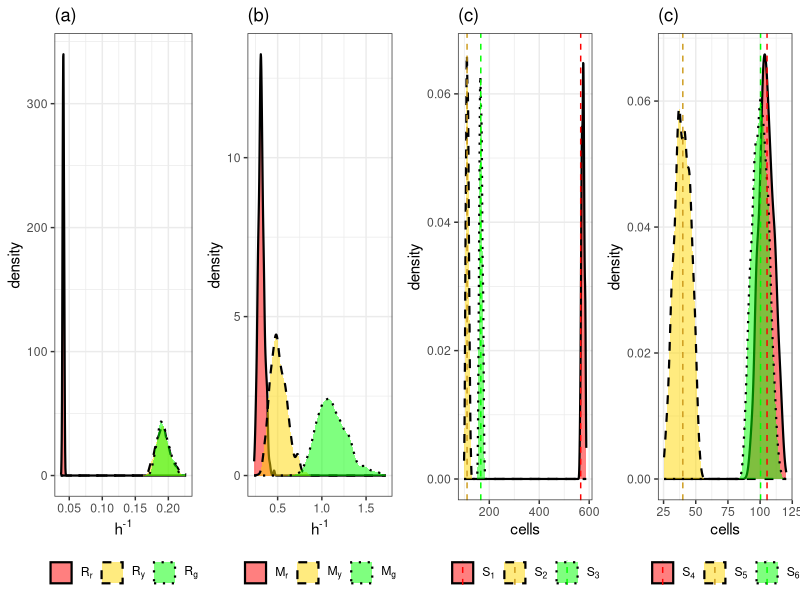
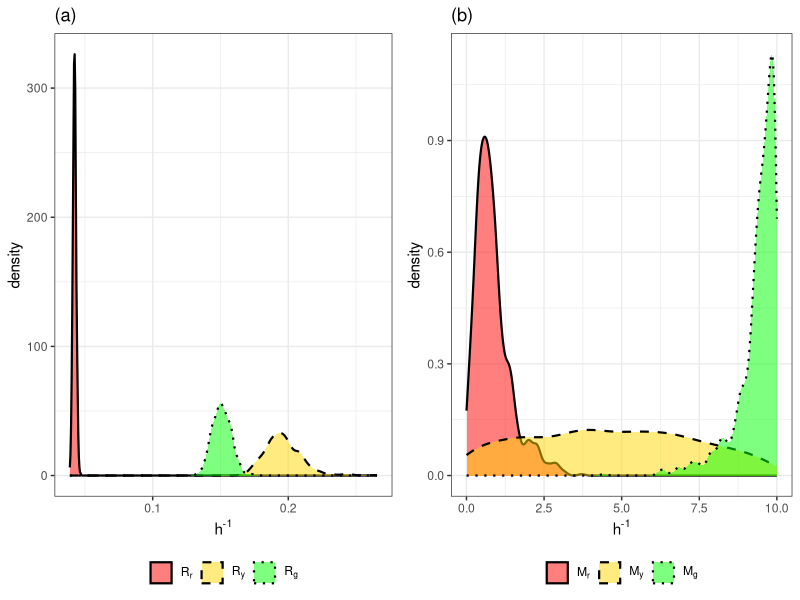
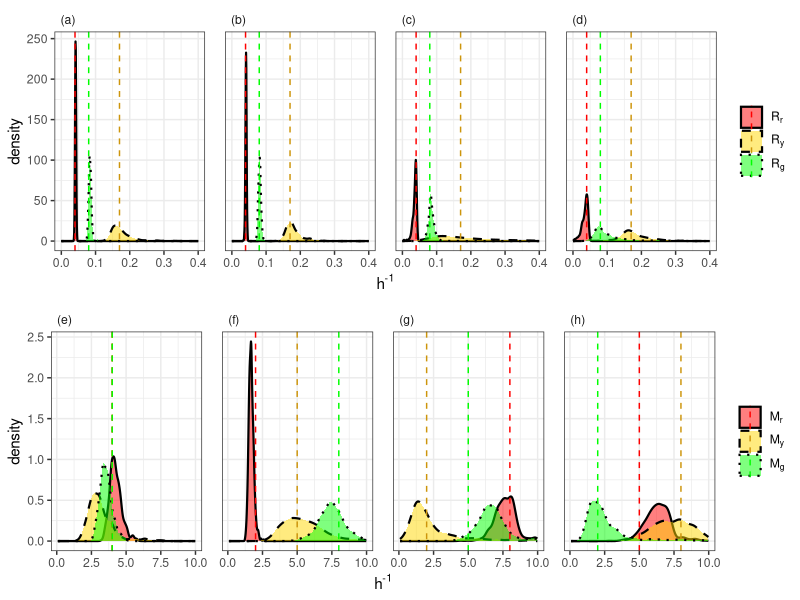
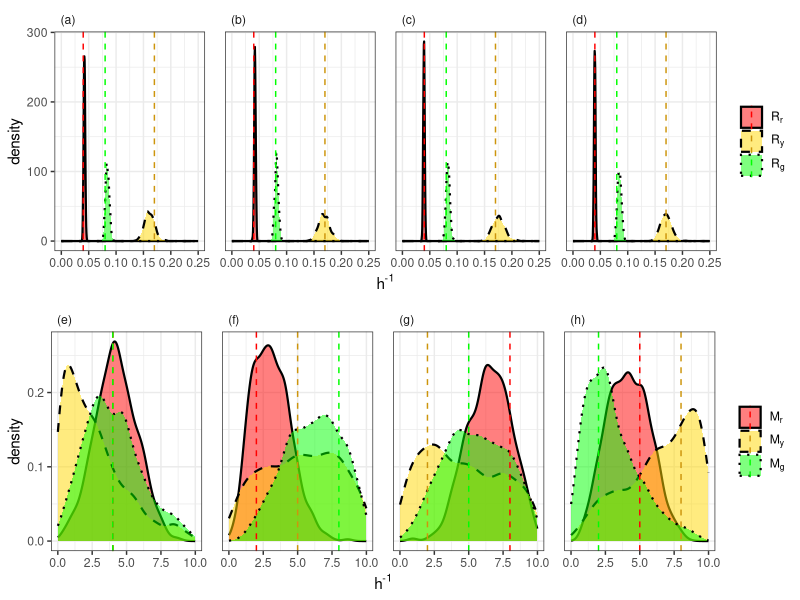
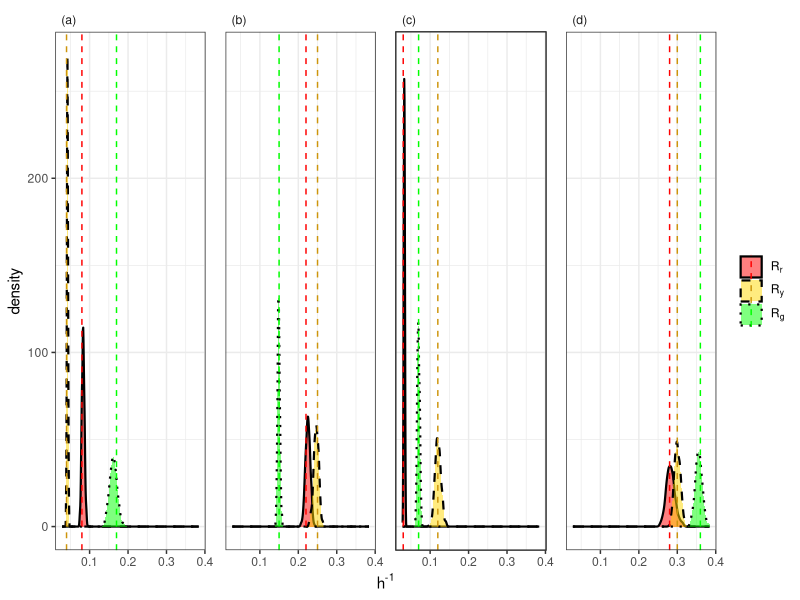
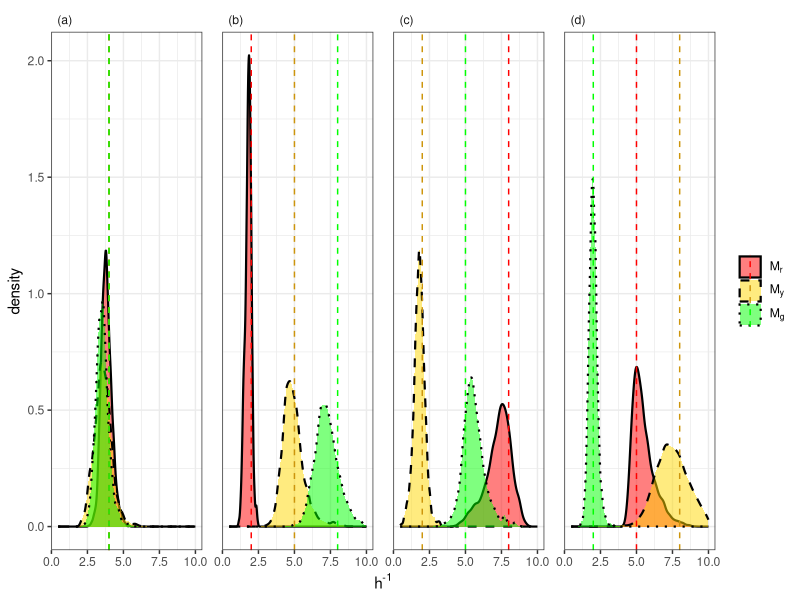
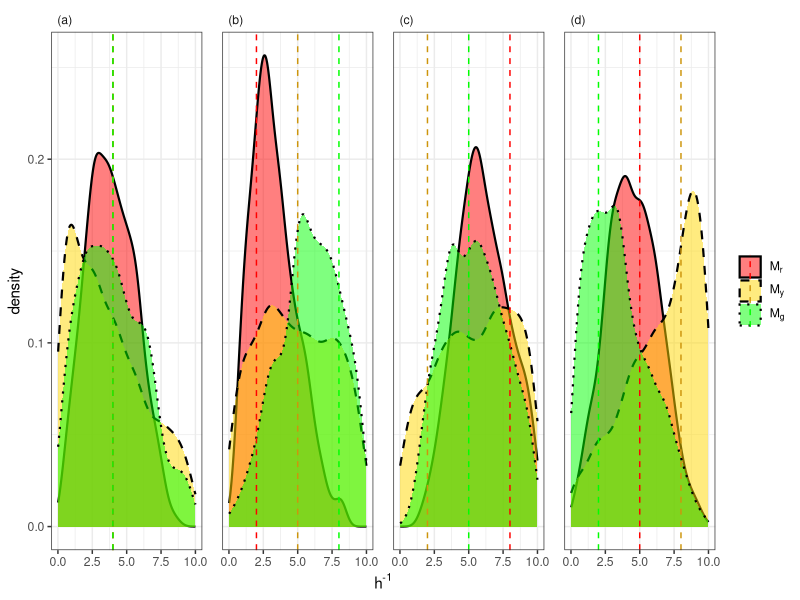
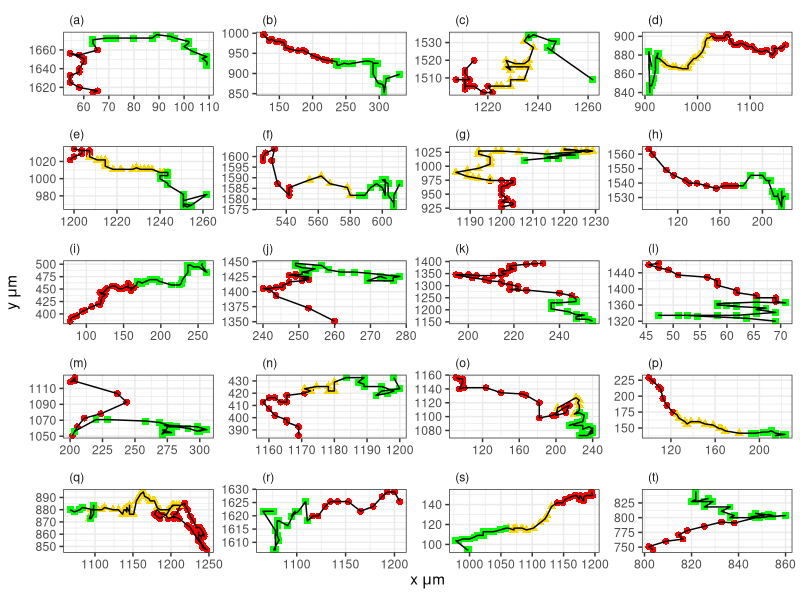

The R script that drew these images, in order:
library(readxl)
library(tidyverse)
library(ggpubr)

#set working directory to the directory of this R file

#load data
Experiment_CellTracking <- read_excel("../Data/SMCABC returned data/SMCABC_DATA.xlsx", sheet = "Experiment_CellTracking")
Experiment_CellDensity <- read_excel("../Data/SMCABC returned data/SMCABC_DATA.xlsx", sheet = "Experiment_CellDensity")
ProliferationData <- read_excel("../Data/SMCABC returned data/SMCABC_DATA.xlsx", sheet = "ProliferationData")
MotilityData <- read_excel("../Data/SMCABC returned data/SMCABC_DATA.xlsx", sheet = "MotilityData")
SixParameterData <- read_excel("../Data/SMCABC returned data/SMCABC_DATA.xlsx", sheet = "SixParameterData")
CellTracking <- read_excel("../Data/DataProcessing/FUCCI_processed.xlsx", sheet = "CellTracking")


#observed summary statistics
Nred <- 566
Nyellow <- 111
Ngreen <- 166
RedDistance <- 105.38626
YellowDistance <- 39.95925
GreenDistance <- 100.36051


#Experiment Plots - Cell Tracking

Experiment_CellTracking %>% 
  as_tibble() %>% 
  select(1:6) %>% 
  gather(Parameter, Value) %>% 
  mutate(Parameter = factor(Parameter, levels = c("Rr", "Ry", "Rg","Mr", "My", "Mg"))) %>% 
  group_by(Parameter) %>% 
  summarise(
    mu = signif(mean(Value), digits=3),
    sd = signif(sd(Value), digits=3),
    "2.5%" = signif(quantile(Value, 0.025), digits=3),
    "50%" = signif(quantile(Value, 0.5), digits=3),
    "97.5%" = signif(quantile(Value, 0.975), digits=3),
    CV = signif(sd/mu, digits=3)
  )


p1 <- 
  Experiment_CellTracking %>% 
  as_tibble() %>%
  select(1:6) %>% 
  gather(Parameter,Value) %>% 
  mutate(Type = case_when(
    Parameter == "Rr" | Parameter == "Ry" | Parameter == "Rg" ~ "Transition",
    Parameter == "Mr" | Parameter == "My" | Parameter == "Mg" ~ "Motility" 
  )) %>% 
  mutate(Type = factor(Type, levels = c("Transition", "Motility"))) %>% 
  mutate(Parameter = factor(Parameter, levels = c("Rr", "Ry", "Rg","Mr", "My", "Mg"))) %>% 
  filter(Type == "Transition") %>% 
  ggplot(aes(x = Value, fill = Parameter, linetype = Parameter)) + 
  geom_density(alpha = 0.5, size = 0.75) +
  facet_wrap(~Type, scale = "free") +
  scale_fill_manual(values = c("Rr" = "red", "Ry" = "gold", "Rg" = "green", "Mr" = "red", "My" = "gold", "Mg" = "green"), labels = c(expression(R[r]),expression(R[y]),expression(R[g])))+ 
  scale_linetype_manual(values = c("solid", "dashed", "dotted"), labels = c(expression(R[r]),expression(R[y]),expression(R[g]))) +
  theme_bw() +
  theme(
    legend.position = "bottom",
    legend.title = element_blank(),
    strip.text.x = element_blank()
  ) + 
  labs(x = expression("h"^"-1"), title = "(a)")

p2 <- 
  Experiment_CellTracking %>% 
  as_tibble() %>%
  select(1:6) %>% 
  gather(Parameter,Value) %>% 
  mutate(Type = case_when(
    Parameter == "Rr" | Parameter == "Ry" | Parameter == "Rg" ~ "Transition",
    Parameter == "Mr" | Parameter == "My" | Parameter == "Mg" ~ "Motility" 
  )) %>% 
  mutate(Type = factor(Type, levels = c("Transition", "Motility"))) %>% 
  mutate(Parameter = factor(Parameter, levels = c("Rr", "Ry", "Rg","Mr", "My", "Mg"))) %>% 
  filter(Type == "Motility") %>% 
  ggplot(aes(x = Value, fill = Parameter, linetype = Parameter)) + 
  geom_density(alpha = 0.5, size = 0.75) +
  facet_wrap(~Type, scale = "free") +
  scale_fill_manual(values = c("Rr" = "red", "Ry" = "gold", "Rg" = "green", "Mr" = "red", "My" = "gold", "Mg" = "green"), labels = c(expression(M[r]),expression(M[y]),expression(M[g])))+ 
  scale_linetype_manual(values = c("solid", "dashed", "dotted"), labels = c(expression(M[r]),expression(M[y]),expression(M[g]))) +
  theme_bw() +
  theme(
    legend.position = "bottom",
    legend.title = element_blank(),
    strip.text.x = element_blank()
  ) + 
  labs(x = expression("h"^"-1"), title = "(b)")

p3 <- 
  Experiment_CellTracking %>% 
  select(contains("sx")) %>% 
  gather(Parameter, Value) %>% 
  mutate(Type = case_when(
    Parameter == "sx1" | Parameter == "sx2" | Parameter == "sx3" ~ "Transition",
    Parameter == "sx4" | Parameter == "sx5" | Parameter == "sx6" ~ "Motility" 
  )) %>% 
  mutate(Type = factor(Type, levels = c("Transition", "Motility"))) %>% 
  mutate(TrueVal = case_when(
    Parameter == "sx1" ~ Nred,
    Parameter == "sx2" ~ Nyellow,
    Parameter == "sx3" ~ Ngreen,
    Parameter == "sx4" ~ RedDistance,
    Parameter == "sx5" ~ YellowDistance,
    Parameter == "sx6" ~ GreenDistance
  )) %>% 
  filter(Type == "Transition") %>% 
  ggplot(aes(x = Value, fill = Parameter, linetype = Parameter)) + 
  geom_density(alpha = 0.5, size = 0.75) +
  facet_wrap(~Type, scale = "free") + 
  geom_vline(aes(xintercept = TrueVal, color = Parameter), linetype = "dashed") +
  scale_fill_manual(values = c("sx1" = "red", "sx2" = "gold", "sx3" = "green", "sx4" = "red", "sx5" = "gold", "sx6" = "green"), labels = c(expression(S[1]),expression(S[2]),expression(S[3])))+ 
  scale_color_manual(values = c("sx1" = "red", "sx2" = "goldenrod3", "sx3" = "green", "sx4" = "red", "sx5" = "goldenrod3", "sx6" = "green"), labels = c(expression(S[1]),expression(S[2]),expression(S[3])))+ 
  scale_linetype_manual(values = c("solid", "dashed", "dotted"), labels = c(expression(S[1]),expression(S[2]),expression(S[3]))) +
  theme_bw() +
  theme(
    legend.position = "bottom",
    legend.title = element_blank(),
    strip.text.x = element_blank()
  ) + 
  labs(x = "cells", title = "(c)")

p4 <- 
  Experiment_CellTracking %>% 
  select(contains("sx")) %>% 
  gather(Parameter, Value) %>% 
  mutate(Type = case_when(
    Parameter == "sx1" | Parameter == "sx2" | Parameter == "sx3" ~ "Transition",
    Parameter == "sx4" | Parameter == "sx5" | Parameter == "sx6" ~ "Motility" 
  )) %>% 
  mutate(Type = factor(Type, levels = c("Transition", "Motility"))) %>% 
  mutate(TrueVal = case_when(
    Parameter == "sx1" ~ Nred,
    Parameter == "sx2" ~ Nyellow,
    Parameter == "sx3" ~ Ngreen,
    Parameter == "sx4" ~ RedDistance,
    Parameter == "sx5" ~ YellowDistance,
    Parameter == "sx6" ~ GreenDistance
  )) %>% 
  filter(Type == "Motility") %>% 
  ggplot(aes(x = Value, fill = Parameter, linetype = Parameter)) + 
  geom_density(alpha = 0.5, size = 0.75) +
  facet_wrap(~Type, scale = "free") + 
  geom_vline(aes(xintercept = TrueVal, color = Parameter), linetype = "dashed") +
  scale_fill_manual(values = c("sx1" = "red", "sx2" = "gold", "sx3" = "green", "sx4" = "red", "sx5" = "gold", "sx6" = "green"), labels = c(expression(S[4]),expression(S[5]),expression(S[6])))+ 
  scale_color_manual(values = c("sx1" = "red", "sx2" = "goldenrod3", "sx3" = "green", "sx4" = "red", "sx5" = "goldenrod3", "sx6" = "green"), labels = c(expression(S[4]),expression(S[5]),expression(S[6])))+ 
  scale_linetype_manual(values = c("solid", "dashed", "dotted"), labels = c(expression(S[4]),expression(S[5]),expression(S[6]))) + 
  theme_bw() +
  theme(
    legend.position = "bottom",
    legend.title = element_blank(),
    strip.text.x = element_blank()
  ) + 
  labs(x = "cells", title = "(c)")

ggarrange(p1,p2,p3,p4, nrow = 1)
ggsave("ExperimentResults_CellTracking.pdf", width = 9, height = 4, units = "in")

#Experiment Plots - SpatioTemporal
p1 <- 
  Experiment_CellDensity %>% 
  as_tibble() %>%
  select(1:6) %>% 
  gather(Parameter,Value) %>% 
  mutate(Type = case_when(
    Parameter == "Rr" | Parameter == "Ry" | Parameter == "Rg" ~ "Transition",
    Parameter == "Mr" | Parameter == "My" | Parameter == "Mg" ~ "Motility" 
  )) %>% 
  mutate(Type = factor(Type, levels = c("Transition", "Motility"))) %>% 
  mutate(Parameter = factor(Parameter, levels = c("Rr", "Ry", "Rg","Mr", "My", "Mg"))) %>% 
  filter(Type == "Transition") %>% 
  ggplot(aes(x = Value, fill = Parameter, linetype = Parameter)) + 
  geom_density(alpha = 0.5, size = 0.75) +
  facet_wrap(~Type, scale = "free") +
  scale_fill_manual(values = c("Rr" = "red", "Ry" = "gold", "Rg" = "green", "Mr" = "red", "My" = "gold", "Mg" = "green"), labels = c(expression(R[r]),expression(R[y]),expression(R[g])))+ 
  scale_linetype_manual(values = c("solid", "dashed", "dotted"), labels = c(expression(R[r]),expression(R[y]),expression(R[g]))) +
  theme_bw() +
  theme(
    legend.position = "bottom",
    legend.title = element_blank(),
    strip.text.x = element_blank()
  ) + 
  labs(x = expression("h"^"-1"), title = "(a)")

p2 <- 
  Experiment_CellDensity %>% 
  as_tibble() %>%
  select(1:6) %>% 
  gather(Parameter,Value) %>% 
  mutate(Type = case_when(
    Parameter == "Rr" | Parameter == "Ry" | Parameter == "Rg" ~ "Transition",
    Parameter == "Mr" | Parameter == "My" | Parameter == "Mg" ~ "Motility" 
  )) %>% 
  mutate(Type = factor(Type, levels = c("Transition", "Motility"))) %>% 
  mutate(Parameter = factor(Parameter, levels = c("Rr", "Ry", "Rg","Mr", "My", "Mg"))) %>% 
  filter(Type == "Motility") %>% 
  ggplot(aes(x = Value, fill = Parameter, linetype = Parameter)) + 
  geom_density(alpha = 0.5, size = 0.75) +
  facet_wrap(~Type, scale = "free") +
  scale_fill_manual(values = c("Rr" = "red", "Ry" = "gold", "Rg" = "green", "Mr" = "red", "My" = "gold", "Mg" = "green"), labels = c(expression(M[r]),expression(M[y]),expression(M[g])))+ 
  scale_linetype_manual(values = c("solid", "dashed", "dotted"), labels = c(expression(M[r]),expression(M[y]),expression(M[g]))) +
  theme_bw() +
  theme(
    legend.position = "bottom",
    legend.title = element_blank(),
    strip.text.x = element_blank()
  ) + 
  labs(x = expression("h"^"-1"), title = "(b)")

ggarrange(p1,p2, nrow = 1)
ggsave("ExperimentResults_SpatioTemporal.pdf", width = 4.5, height = 4, units = "in")

#SixParameters Plots - CellTracking

SixParameterData_CellTracking <-
  SixParameterData %>% 
  filter(MotilityData == "CellTracking") %>% 
  select(c(1:6,"Simulation")) %>% 
  gather(Parameter, Value, -Simulation) %>% 
  mutate(Parameter = factor(Parameter, levels = c("Rr", "Ry", "Rg","Mr", "My", "Mg"))) %>% 
  mutate(TrueValue = case_when(
    Simulation == 1 & Parameter == "Mr" ~ 4,
    Simulation == 1 & Parameter == "My" ~ 4,
    Simulation == 1 & Parameter == "Mg" ~ 4,
    Simulation == 2 & Parameter == "Mr" ~ 2,
    Simulation == 2 & Parameter == "My" ~ 5,
    Simulation == 2 & Parameter == "Mg" ~ 8,
    Simulation == 3 & Parameter == "Mr" ~ 8,
    Simulation == 3 & Parameter == "My" ~ 2,
    Simulation == 3 & Parameter == "Mg" ~ 5,
    Simulation == 4 & Parameter == "Mr" ~ 5,
    Simulation == 4 & Parameter == "My" ~ 8,
    Simulation == 4 & Parameter == "Mg" ~ 2,
    Parameter == "Rr" ~ 0.04,
    Parameter == "Ry" ~ 0.17,
    Parameter == "Rg" ~ 0.08
  )) %>% 
  mutate(Parameter_type = case_when(
    Parameter %in% c("Rr", "Ry", "Rg") ~ "Transition",
    Parameter %in% c("Mr", "My", "Mg") ~ "Motility",
  )) %>% 
  mutate(Parameter_type = factor(Parameter_type, levels = c("Transition", "Motility"))) %>% 
  mutate(facets = case_when(
    Simulation == 1 & Parameter_type == "Transition" ~ "(a)",
    Simulation == 2 & Parameter_type == "Transition" ~ "(b)",
    Simulation == 3 & Parameter_type == "Transition" ~ "(c)",
    Simulation == 4 & Parameter_type == "Transition" ~ "(d)",
    Simulation == 1 & Parameter_type == "Motility" ~ "(e)",
    Simulation == 2 & Parameter_type == "Motility" ~ "(f)",
    Simulation == 3 & Parameter_type == "Motility" ~ "(g)",
    Simulation == 4 & Parameter_type == "Motility" ~ "(h)"
  )) 

p1 <-
  SixParameterData_CellTracking %>%
  filter(Parameter_type == "Transition") %>% 
  ggplot(aes(x = Value, fill = Parameter, linetype = Parameter)) + 
  geom_density(alpha = 0.5, size = 0.75) + 
  geom_vline(aes(xintercept = TrueValue, color = Parameter), linetype = "dashed") +
  facet_wrap(~facets, nrow = 1) + 
  scale_fill_manual(values=c("red", "gold", "green"), labels = c(expression(R[r]),expression(R[y]),expression(R[g]))) + 
  scale_color_manual(values=c("red", "darkgoldenrod3", "green"), labels = c(expression(R[r]),expression(R[y]),expression(R[g])))+ 
  scale_linetype_manual(values = c("solid", "dashed", "dotted"), labels = c(expression(R[r]),expression(R[y]),expression(R[g]))) +
  theme_bw() +
  theme(
    legend.title = element_blank(),
    panel.spacing = unit(1, "lines"),
    strip.text.x = element_text(angle = 0, hjust = 0),
    strip.text.y = element_blank(),
    strip.background = element_blank()
  ) + 
  xlim(0,0.4) +
  labs(x = expression("h"^"-1"))

p2 <- 
  SixParameterData_CellTracking %>%
  filter(Parameter_type == "Motility")  %>% 
  ggplot(aes(x = Value, fill = Parameter, linetype = Parameter)) + 
  geom_density(alpha = 0.5, size = 0.75) + 
  geom_vline(aes(xintercept = TrueValue, color = Parameter), linetype = "dashed") +
  facet_wrap(~facets, nrow = 1) + 
  scale_fill_manual(values=c("red", "gold", "green"), labels = c(expression(M[r]),expression(M[y]),expression(M[g]))) + 
  scale_color_manual(values=c("red", "darkgoldenrod3", "green"), labels = c(expression(M[r]),expression(M[y]),expression(M[g]))) +  
  scale_linetype_manual(values = c("solid", "dashed", "dotted"), labels = c(expression(M[r]),expression(M[y]),expression(M[g]))) +
  theme_bw() +
  theme(
    legend.title = element_blank(),
    panel.spacing = unit(1, "lines"),
    strip.text.x = element_text(angle = 0, hjust = 0),
    strip.text.y = element_blank(),
    strip.background = element_blank()
  ) +
  labs(x = expression("h"^"-1"))
       
ggarrange(p1,p2, nrow = 2) 

ggsave("SixParameters_SIM_CellTracking.pdf", width = 9, height = 8, units = "in")

#SixParameters Plots - CellDensity

SixParameterData_CellDensity <-
  SixParameterData %>% 
  filter(MotilityData == "CellDensity") %>% 
  select(c(1:6,"Simulation")) %>% 
  gather(Parameter, Value, -Simulation) %>% 
  mutate(Parameter = factor(Parameter, levels = c("Rr", "Ry", "Rg","Mr", "My", "Mg"))) %>% 
  mutate(TrueValue = case_when(
    Simulation == 1 & Parameter == "Mr" ~ 4,
    Simulation == 1 & Parameter == "My" ~ 4,
    Simulation == 1 & Parameter == "Mg" ~ 4,
    Simulation == 2 & Parameter == "Mr" ~ 2,
    Simulation == 2 & Parameter == "My" ~ 5,
    Simulation == 2 & Parameter == "Mg" ~ 8,
    Simulation == 3 & Parameter == "Mr" ~ 8,
    Simulation == 3 & Parameter == "My" ~ 2,
    Simulation == 3 & Parameter == "Mg" ~ 5,
    Simulation == 4 & Parameter == "Mr" ~ 5,
    Simulation == 4 & Parameter == "My" ~ 8,
    Simulation == 4 & Parameter == "Mg" ~ 2,
    Parameter == "Rr" ~ 0.04,
    Parameter == "Ry" ~ 0.17,
    Parameter == "Rg" ~ 0.08
  )) %>% 
  mutate(Parameter_type = case_when(
    Parameter %in% c("Rr", "Ry", "Rg") ~ "Transition",
    Parameter %in% c("Mr", "My", "Mg") ~ "Motility",
  )) %>% 
  mutate(Parameter_type = factor(Parameter_type, levels = c("Transition", "Motility"))) %>% 
  mutate(facets = case_when(
    Simulation == 1 & Parameter_type == "Transition" ~ "(a)",
    Simulation == 2 & Parameter_type == "Transition" ~ "(b)",
    Simulation == 3 & Parameter_type == "Transition" ~ "(c)",
    Simulation == 4 & Parameter_type == "Transition" ~ "(d)",
    Simulation == 1 & Parameter_type == "Motility" ~ "(e)",
    Simulation == 2 & Parameter_type == "Motility" ~ "(f)",
    Simulation == 3 & Parameter_type == "Motility" ~ "(g)",
    Simulation == 4 & Parameter_type == "Motility" ~ "(h)"
  )) 

p1 <-
  SixParameterData_CellDensity %>%
  filter(Parameter_type == "Transition") %>% 
  ggplot(aes(x = Value, fill = Parameter, linetype = Parameter)) + 
  geom_density(alpha = 0.5, size = 0.75) + 
  geom_vline(aes(xintercept = TrueValue, color = Parameter), linetype = "dashed") +
  facet_wrap(~facets, nrow = 1) + 
  scale_fill_manual(values=c("red", "gold", "green"), labels = c(expression(R[r]),expression(R[y]),expression(R[g]))) + 
  scale_color_manual(values=c("red", "darkgoldenrod3", "green"), labels = c(expression(R[r]),expression(R[y]),expression(R[g])))+ 
  scale_linetype_manual(values = c("solid", "dashed", "dotted"), labels = c(expression(R[r]),expression(R[y]),expression(R[g]))) +
  theme_bw() +
  theme(
    legend.title = element_blank(),
    panel.spacing = unit(1, "lines"),
    strip.text.x = element_text(angle = 0, hjust = 0),
    strip.text.y = element_blank(),
    strip.background = element_blank()
  ) + 
  xlim(0,0.25) + 
  labs(x = expression("h"^"-1"))

p2 <- 
  SixParameterData_CellDensity %>%
  filter(Parameter_type == "Motility")  %>% 
  ggplot(aes(x = Value, fill = Parameter, linetype = Parameter)) + 
  geom_density(alpha = 0.5, size = 0.75) + 
  geom_vline(aes(xintercept = TrueValue, color = Parameter), linetype = "dashed") +
  facet_wrap(~facets, nrow = 1) + 
  scale_fill_manual(values=c("red", "gold", "green"), labels = c(expression(M[r]),expression(M[y]),expression(M[g]))) + 
  scale_color_manual(values=c("red", "darkgoldenrod3", "green"), labels = c(expression(M[r]),expression(M[y]),expression(M[g]))) +  
  scale_linetype_manual(values = c("solid", "dashed", "dotted"), labels = c(expression(M[r]),expression(M[y]),expression(M[g]))) +
  theme_bw() +
  theme(
    legend.title = element_blank(),
    panel.spacing = unit(1, "lines"),
    strip.text.x = element_text(angle = 0, hjust = 0),
    strip.text.y = element_blank(),
    strip.background = element_blank()
  ) + 
  labs(x = expression("h"^"-1"))

ggarrange(p1,p2, nrow = 2)

ggsave("SixParameters_SIM_CellDensity.pdf", width = 9, height = 8, units = "in")

#Proliferation Plots
ProliferationData %>% 
  gather(Parameter,Value,-Simulation) %>% 
  mutate(TrueValue = case_when(
    Simulation == 1 & Parameter == "Rr" ~ 0.04,
    Simulation == 1 & Parameter == "Ry" ~ 0.17,
    Simulation == 1 & Parameter == "Rg" ~ 0.08,
    Simulation == 2 & Parameter == "Rr" ~ 0.25,
    Simulation == 2 & Parameter == "Ry" ~ 0.15,
    Simulation == 2 & Parameter == "Rg" ~ 0.22,
    Simulation == 3 & Parameter == "Rr" ~ 0.12,
    Simulation == 3 & Parameter == "Ry" ~ 0.07,
    Simulation == 3 & Parameter == "Rg" ~ 0.03,
    Simulation == 4 & Parameter == "Rr" ~ 0.3,
    Simulation == 4 & Parameter == "Ry" ~ 0.36,
    Simulation == 4 & Parameter == "Rg" ~ 0.28
    )
  ) %>% 
  mutate(facets = case_when(
    Simulation == 1 ~ "(a)",
    Simulation == 2 ~ "(b)",
    Simulation == 3 ~ "(c)",
    Simulation == 4 ~ "(d)"
  )) %>% 
  ggplot(aes(x = Value, fill = Parameter, linetype = Parameter)) + 
  geom_density(alpha = 0.5, size = 0.75) +
  geom_vline(aes(xintercept = TrueValue, color = Parameter), linetype='dashed') + 
  facet_wrap(~facets, nrow = 1) + 
  scale_fill_manual(values=c("red", "gold", "green"), labels = c(expression(R[r]),expression(R[y]),expression(R[g]))) + 
  scale_color_manual(values=c("red", "darkgoldenrod3", "green"), labels = c(expression(R[r]),expression(R[y]),expression(R[g]))) +
  scale_linetype_manual(values = c("solid", "dashed", "dotted"), labels = c(expression(R[r]),expression(R[y]),expression(R[g]))) +
  theme_bw() +
  theme(
    legend.title = element_blank(),
    panel.spacing = unit(1, "lines"),
    strip.text.x = element_text(angle = 0, hjust = 0),
    strip.text.y = element_blank(),
    strip.background = element_blank()
  ) + 
  labs(x = expression("h"^"-1"))

ggsave("Proliferation_SIM.pdf", width = 8, height = 4, units = "in")


#Motility Plots 
MotilityData <-
  MotilityData %>% 
  gather(Parameter, Value, -c(Simulation, ntrack, MotilityData)) %>% 
  mutate(Parameter = factor(Parameter, levels = c("Mr", "My", "Mg"))) %>% 
  mutate(TrueValue = case_when(
    Simulation == 1 & Parameter == "Mr" ~ 4,
    Simulation == 1 & Parameter == "My" ~ 4,
    Simulation == 1 & Parameter == "Mg" ~ 4,
    Simulation == 2 & Parameter == "Mr" ~ 2,
    Simulation == 2 & Parameter == "My" ~ 5,
    Simulation == 2 & Parameter == "Mg" ~ 8,
    Simulation == 3 & Parameter == "Mr" ~ 8,
    Simulation == 3 & Parameter == "My" ~ 2,
    Simulation == 3 & Parameter == "Mg" ~ 5,
    Simulation == 4 & Parameter == "Mr" ~ 5,
    Simulation == 4 & Parameter == "My" ~ 8,
    Simulation == 4 & Parameter == "Mg" ~ 2 
  )) %>% 
  mutate(facets = case_when(
    Simulation == 1 ~ "(a)",
    Simulation == 2 ~ "(b)",
    Simulation == 3 ~ "(c)",
    Simulation == 4 ~ "(d)"
  )) 


MotilityData %>% 
  filter(MotilityData == "CellTracking") %>% 
  ggplot(aes(x = Value, fill = Parameter, linetype = Parameter)) + 
  geom_density(alpha = 0.5, size = 0.75) + 
  geom_vline(aes(xintercept = TrueValue, color = Parameter), linetype='dashed') + 
  facet_wrap(~facets, nrow = 1) + 
  scale_fill_manual(values=c("red", "gold", "green"), labels = c(expression(M[r]),expression(M[y]),expression(M[g]))) + 
  scale_color_manual(values=c("red", "darkgoldenrod3", "green"), labels = c(expression(M[r]),expression(M[y]),expression(M[g]))) +
  scale_linetype_manual(values = c("solid", "dashed", "dotted"), labels = c(expression(M[r]),expression(M[y]),expression(M[g]))) +
  theme_bw() +
  theme(
    legend.title = element_blank(),
    panel.spacing = unit(1, "lines"),
    strip.text.x = element_text(angle = 0, hjust = 0),
    strip.text.y = element_blank(),
    strip.background = element_blank()
  ) + 
  labs(x = expression("h"^"-1"))

ggsave("Motility_SIM_CellTracking.pdf", width = 9, height = 4, units = "in")

MotilityData %>% 
  filter(MotilityData == "CellDensity") %>% 
  ggplot(aes(x = Value, fill = Parameter, linetype = Parameter)) + 
  geom_density(alpha = 0.5, size = 0.75) + 
  geom_vline(aes(xintercept = TrueValue, color = Parameter), linetype='dashed') + 
  facet_wrap(~facets, nrow = 1) + 
  scale_fill_manual(values=c("red", "gold", "green"), labels = c(expression(M[r]),expression(M[y]),expression(M[g]))) + 
  scale_color_manual(values=c("red", "darkgoldenrod3", "green"), labels = c(expression(M[r]),expression(M[y]),expression(M[g]))) +
  scale_linetype_manual(values = c("solid", "dashed", "dotted"), labels = c(expression(M[r]),expression(M[y]),expression(M[g]))) +
  theme_bw() +
  theme(
    legend.title = element_blank(),
    panel.spacing = unit(1, "lines"),
    strip.text.x = element_text(angle = 0, hjust = 0),
    strip.text.y = element_blank(),
    strip.background = element_blank()
  ) + 
  labs(x = expression("h"^"-1"))

ggsave("Motility_SIM_CellDensity.pdf", width = 9, height = 4, units = "in")

## Cell Trajectories ## - 8x8

CellTracking %>% 
  mutate(firstID = ifelse(frame == 1, ntrack, NA)) %>%
  mutate(
    color = case_when(color == 1 ~ "G1", color == 2 ~ "eS", color == 3 ~ "S/G2/M"),
    color = factor(color, levels = c("G1", "eS", "S/G2/M"))
    ) %>% 
  mutate(facets = case_when(
    ntrack == 1 ~ "(a)",
    ntrack == 2 ~ "(b)",
    ntrack == 3 ~ "(c)",
    ntrack == 4 ~ "(d)",
    ntrack == 5 ~ "(e)",
    ntrack == 6 ~ "(f)",
    ntrack == 7 ~ "(g)",
    ntrack == 8 ~ "(h)",
    ntrack == 9 ~ "(i)",
    ntrack == 10 ~ "(j)",
    ntrack == 11 ~ "(k)",
    ntrack == 12 ~ "(l)",
    ntrack == 13 ~ "(m)",
    ntrack == 14 ~ "(n)",
    ntrack == 15 ~ "(o)",
    ntrack == 16 ~ "(p)",
    ntrack == 17 ~ "(q)",
    ntrack == 18 ~ "(r)",
    ntrack == 19 ~ "(s)",
    ntrack == 20 ~ "(t)")) %>% 
  ggplot(aes(x = x, y = y)) +
  geom_point(aes(color = as.factor(color), shape = as.factor(color)), size = 2) +
  geom_path(color = "black") +
  facet_wrap(~facets, scale = "free", nrow = 5) +
  labs(x = expression(paste("x ",mu,"m")), y = expression(paste("y ",mu,"m"))) +
  theme_bw() +
  theme(
    legend.position = "none",
    legend.title = element_blank(),
    strip.background = element_blank(),
    strip.text.x = element_text(angle = 0, hjust = 0)
  ) +
  scale_colour_manual(values = c("red", "gold", "green")) 

ggsave("CellTrajectories.pdf", width = 8, height = 8, units = "in")

#cell trajectories (sub sample)
CellTracking %>% 
  mutate(firstID = ifelse(frame == 1, ntrack, NA)) %>% 
  mutate(
    color = case_when(color == 1 ~ "G1", color == 2 ~ "eS", color == 3 ~ "S/G2/M"),
    color = factor(color, levels = c("G1", "eS", "S/G2/M"))
  ) %>%  
  filter(ntrack %in% c(1,12,11,15,2,9,16,18,3,17,5,14,19)) %>% 
  ggplot(aes(x = x, y = y, group = ntrack)) +
  geom_point(aes(color = as.factor(color), shape = as.factor(color)), size = 2) +
  geom_path(color = "black") +
  labs(x = "", y = "") +
  theme_bw() + 
  theme(legend.position = "bottom",
        legend.title = element_blank()) +
  scale_colour_manual(values = c("red", "gold", "green"))

ggsave("CellTrajectories_subsample.pdf", width = 5, height = 5, units = "in")
